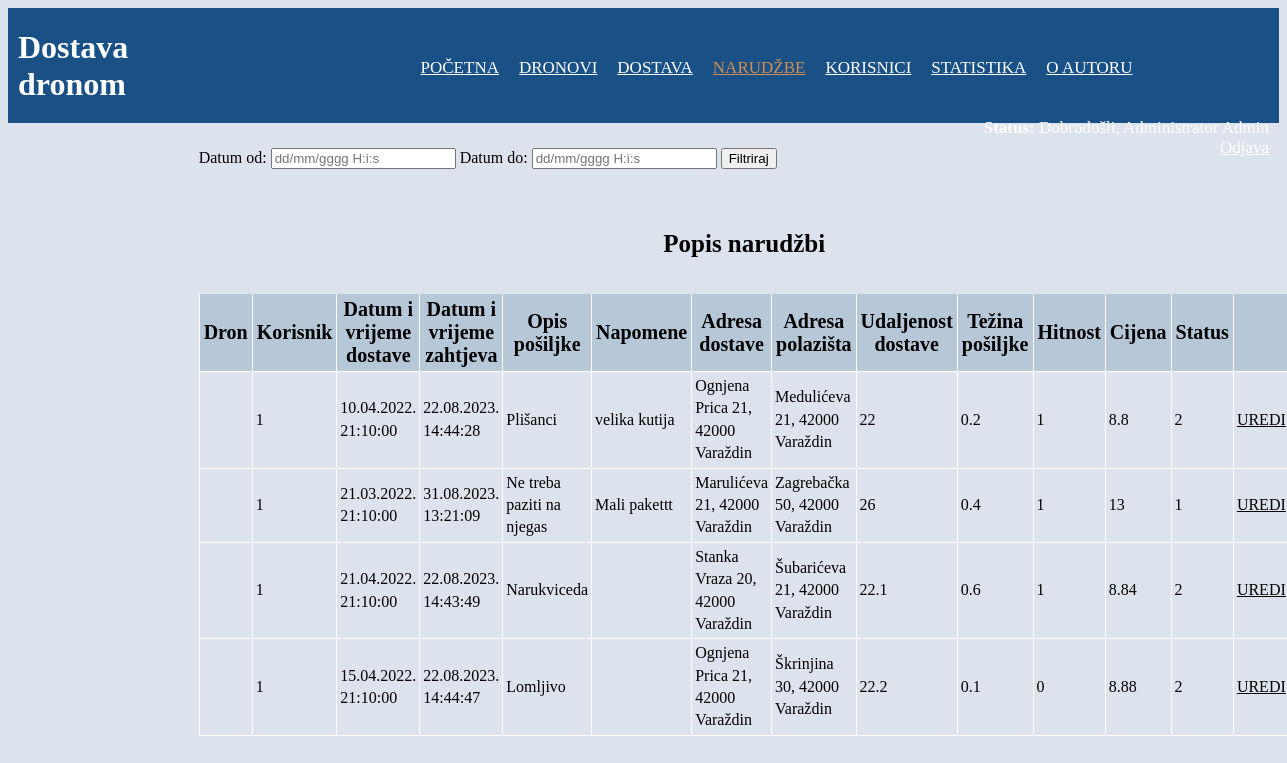
Screenshot of /narudzbe.php (signed in) with the database file from the repository.
### tables this page shows
CREATE TABLE `dostava` (
  `dostava_id` int(11) NOT NULL,
  `dron_id` int(11) DEFAULT NULL,
  `korisnik_id` int(11) NOT NULL,
  `datum_vrijeme_dostave` datetime DEFAULT NULL,
  `datum_vrijeme_zahtjeva` datetime NOT NULL,
  `opis_posiljke` varchar(45) NOT NULL,
  `napomene` varchar(500) DEFAULT NULL,
  `adresa_dostave` varchar(100) NOT NULL,
  `adresa_polazista` varchar(100) NOT NULL,
  `dostavaKM` float NOT NULL,
  `dostavaKG` float NOT NULL,
  `hitnost` tinyint(4) NOT NULL,
  `ukupna_cijena` float DEFAULT NULL,
  `status` tinyint(4) NOT NULL
);

### baza.php (called while the page is built, shortened)
<?php
	function izvrsiUpit($veza,$upit){
		$rezultat=mysqli_query($veza,$upit);
		return $rezultat;
	}
?>

### narudzbe.php (the view, shortened to what this page needs)
<?php
	include("zaglavlje.php");
	$bp=spojiSeNaBazu();
?>
<?php
		$sql="SELECT * FROM dostava ORDER BY hitnost DESC";
		$rs=izvrsiUpit($bp,$sql);
	echo 	"<div id='kordiv'>
				<form action='' method='GET'>
					<label>Datum od:</label>
					<input type='text' placeholder='dd/mm/gggg H:i:s' name='datum_od'>
					<label>Datum do:</label>
					<input type='text' placeholder='dd/mm/gggg H:i:s' name='datum_do'>
					<input type='submit' value='Filtriraj'>
				</form>
			 </div>";
    echo "<div id='kordiv'>";
	echo "<table id='tkorisnici'>";
	echo "<caption>Popis narudžbi</caption>";
	echo "<thead><tr>
		<th>Dron</th>
		<th>Korisnik</th>
		<th>Datum i vrijeme dostave</th>
		<th>Datum i vrijeme zahtjeva</th>
        <th>Opis pošiljke</th>
		<th>Napomene</th>
		<th>Adresa dostave</th>
        <th>Adresa polazišta</th>
        <th>Udaljenost dostave</th>
        <th>Težina pošiljke</th>
        <th>Hitnost</th>
        <th>Cijena</th>
        <th>Status</th>
		<th></th>";
	echo "</tr></thead>";
    echo "<tbody>";
	while(list($id,$dron,$korisnik,$datum_dostave,$datum_zahtjeva,$opis,$napomene,$adresa_dostave,$adresa_polazista,$dostavaKM,$dostavaKG,$hitnost,$cijena,$status)=mysqli_fetch_array($rs)){
		if($korisnik === $_SESSION['aktivni_korisnik_id']){
		$datum_vrijeme_dostave = date("d.m.Y. H:i:s",strtotime($datum_dostave));
		$datum_zahtjeva = date("d.m.Y. H:i:s",strtotime($datum_zahtjeva));
		$trenutni_datum = date("d.m.Y. H:i:s");
		echo "<tr>
			<td>$dron</td>
			<td>$korisnik</td>";
		echo "<td>$datum_vrijeme_dostave</td>
			<td>$datum_zahtjeva</td>
            <td>$opis</td>
            <td>$napomene</td>
            <td>$adresa_dostave</td>
            <td>$adresa_polazista</td>
            <td>$dostavaKM</td>
            <td>$dostavaKG</td>
            <td>$hitnost</td>
            <td>$cijena</td>
            <td>$status</td>"
            ;
			if($aktivni_korisnik_tip==0 or $aktivni_korisnik_tip==1)echo "<td><a class='mail' href='dostava.php?dostava=$id'>UREDI</a></td>";
			else if($aktivni_korisnik_tip==2 && $status < 2 && $datum_vrijeme_dostave < $trenutni_datum) echo '<td><a href="narudzbe.php?potvrdaDostave='.$id.'">POTVRDI DOSTAVU</a></td>';
		echo "</tr>";
		}
	}
	echo "</tbody>";
	echo "</table>";
    echo "</div>";
?>
</body>
</html>

### index.css (style rules this page uses)
a { color:white; }
body { background-color: rgb(220, 227, 236); }
th { background-color: rgb(182, 200, 216); font-size: 20px; border-bottom:1pt solid white; border-left: 1pt solid white; padding:4px; }
table { border-collapse: collapse; }
td { border-bottom: 1pt solid white; border-left: 1pt solid white; border-right: 1pt solid white; padding:3px; line-height: 1.4; border-top:1pt solid white; }
.mail { color:black; }
#kordiv { width: 70%; margin-top:25px; margin-left:15%; }
#tkorisnici { width:100%; }
caption { font-weight: bold; font-size:25px; line-height: 4; }

### rows the page displays
dostava: korisnik "1", datum_vrijeme_dostave "10.04.2022. 21:10:00", datum_vrijeme_zahtjeva "22.08.2023. 14:44:28", opis_posiljke "Plišanci", napomene "velika kutija", adresa_dostave "Ognjena Prica 21, 42000 Varaždin", adresa_polazista "Medulićeva 21, 42000 Varaždin", dostavaKM "22", dostavaKG "0.2", hitnost "1", ukupna_cijena "8.8", status "2"
dostava: korisnik "1", datum_vrijeme_dostave "21.03.2022. 21:10:00", datum_vrijeme_zahtjeva "31.08.2023. 13:21:09", opis_posiljke "Ne treba paziti na njegas", napomene "Mali pakettt", adresa_dostave "Marulićeva 21, 42000 Varaždin", adresa_polazista "Zagrebačka 50, 42000 Varaždin", dostavaKM "26", dostavaKG "0.4", hitnost "1", ukupna_cijena "13", status "1"
dostava: korisnik "1", datum_vrijeme_dostave "21.04.2022. 21:10:00", datum_vrijeme_zahtjeva "22.08.2023. 14:43:49", opis_posiljke "Narukviceda", adresa_dostave "Stanka Vraza 20, 42000 Varaždin", adresa_polazista "Šubarićeva 21, 42000 Varaždin", dostavaKM "22.1", dostavaKG "0.6", hitnost "1", ukupna_cijena "8.84", status "2"
dostava: korisnik "1", datum_vrijeme_dostave "15.04.2022. 21:10:00", datum_vrijeme_zahtjeva "22.08.2023. 14:44:47", opis_posiljke "Lomljivo", adresa_dostave "Ognjena Prica 21, 42000 Varaždin", adresa_polazista "Škrinjina 30, 42000 Varaždin", dostavaKM "22.2", dostavaKG "0.1", hitnost "0", ukupna_cijena "8.88", status "2"

### other values shown
$aktivni_korisnik_ime "Administrator Admin"
